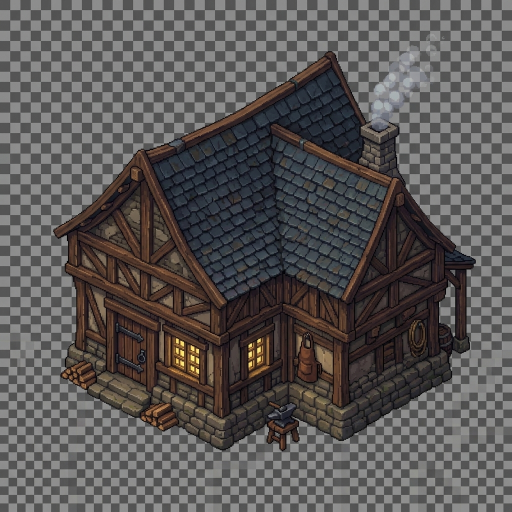
#> input picture art/environment/buildings/village_house.png, 1024 x 1024 px, found by its file name (shown at 1/2 size)
$ python clean_chimney_static_smoke.py
#> lines starting #> are read from the running program, lines starting #| are printed output that depends on the picture; after the words box and inside, x2 and y2 are one past the last pixel; in counts of white or black regions, pixels touching at a corner belong together
import os
from PIL import Image
import numpy as np

def clean_chimney_smoke():
    input_path = r"c:\REPO\game1\art\environment\buildings\village_house.png"
    img = Image.open(input_path).convert("RGBA")
#> img is the input picture: PIL image 1024x1024 RGBA; mean R, G, B, A 89.3, 85.9, 85, 255
    arr = np.array(img)

    # Region where static smoke puffs exist above the chimney opening
    # x: 670..860, y: 20..245
    smoke_region = arr[20:245, 670:860]
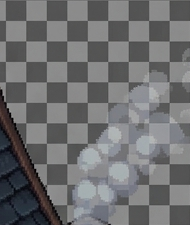
#> smoke_region: shape (225, 190, 4); mean R, G, B, A 110.6, 111.1, 112.6, 255

    # Static smoke consists of light grey/white puffs (r>150, g>150, b>150)
    r, g, b, a = smoke_region[:,:,0], smoke_region[:,:,1], smoke_region[:,:,2], smoke_region[:,:,3]
#> a: shape (225, 190); every value is 255
    diff_rg = np.abs(r.astype(float) - g.astype(float))
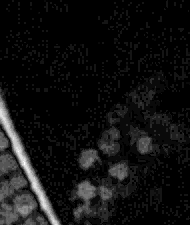
#> diff_rg: shape (225, 190) float64; min 0, max 24, mean 1.6; drawn with min black and max white
    diff_gb = np.abs(g.astype(float) - b.astype(float))
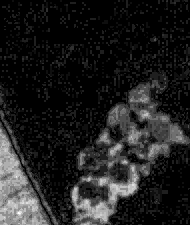
#> diff_gb: shape (225, 190) float64; min 0, max 16, mean 2.04; drawn with min black and max white

    is_smoke = (r > 140) & (g > 140) & (b > 140) & (diff_rg < 25) & (diff_gb < 25)
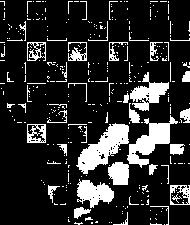
#> is_smoke: shape (225, 190) bool; 17.1% white; 333 white regions (290 under 20 px), largest, box (x1, y1, x2, y2) and area: (76, 123, 129, 174) 1212, (127, 115, 178, 168) 1005, (130, 72, 169, 111) 676
    smoke_region[is_smoke, 3] = 0
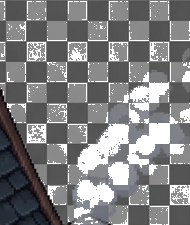
#> smoke_region: shape (225, 190, 4); 17.12% of pixels changed, all inside (x1, y1, x2, y2) = (0, 1, 190, 225); transparent parts drawn white

    arr[20:245, 670:860] = smoke_region
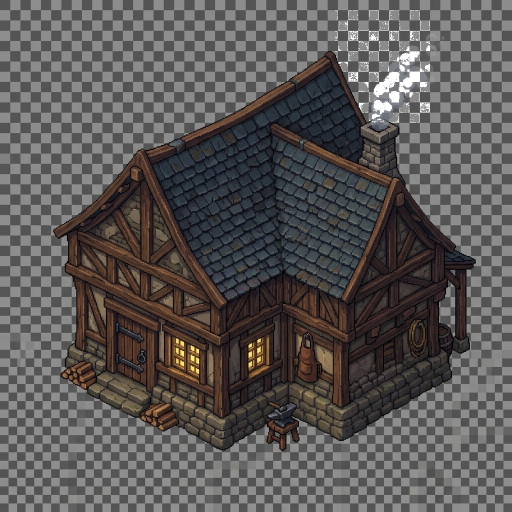
#> arr: shape (1024, 1024, 4) (shown at 1/2 size); 0.7% of pixels changed, all inside (x1, y1, x2, y2) = (670, 21, 860, 245); transparent parts drawn white

    clean_img = Image.fromarray(arr, mode="RGBA")
    clean_img.save(input_path, format="PNG")
    print(f"Removed static chimney smoke from {input_path}")

if __name__ == "__main__":
    clean_chimney_smoke()
